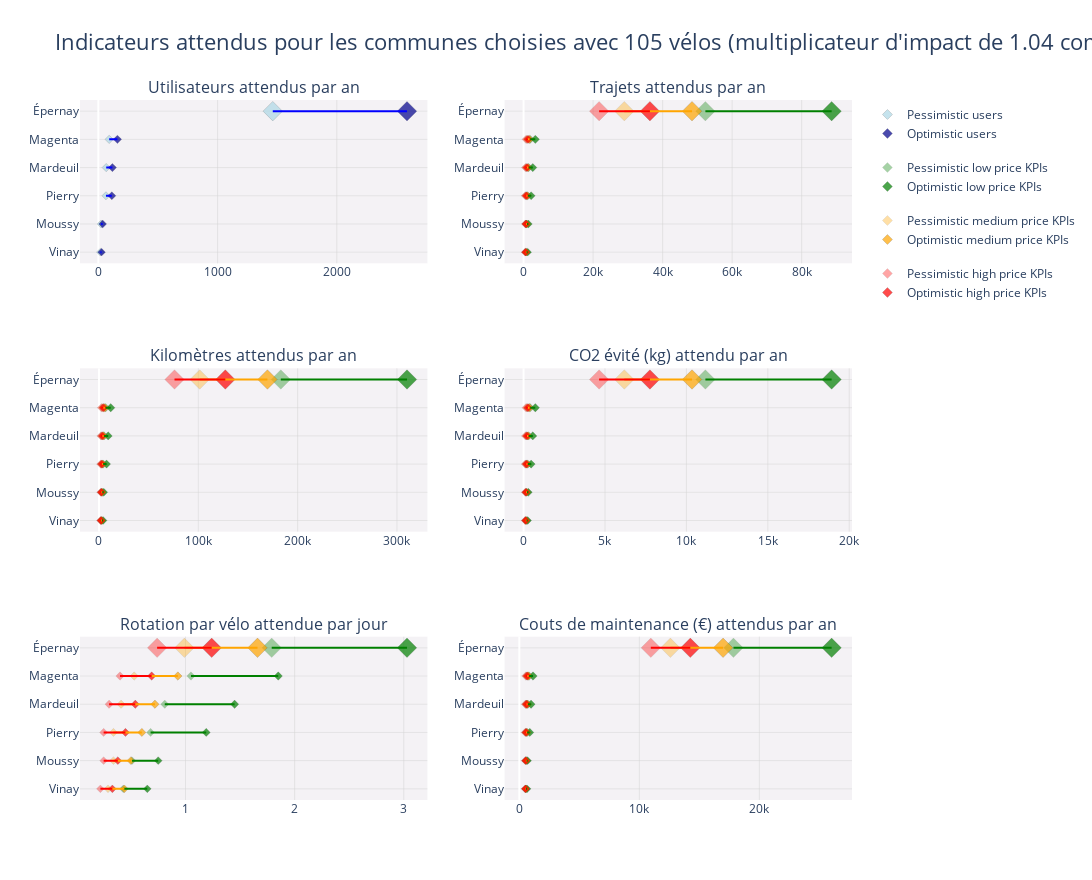

Notebook source saved alongside this figure:
### Code cell
# | output: true
# | column: screen

get_plotly_KPIs(kpi_db, country_code, dashboard_height_margin=400)
